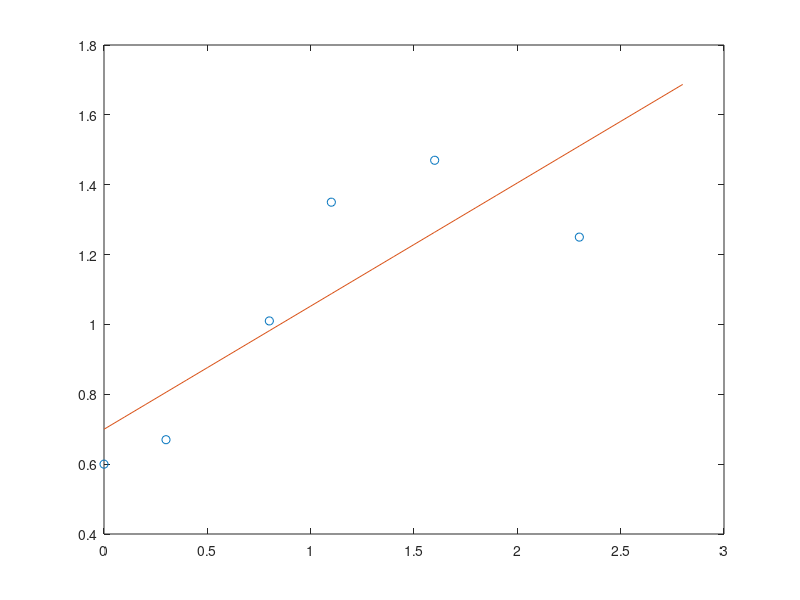

MATLAB code to generate this figure:
t = [0 0.3 0.8 1.1 1.6 2.3];
y = [0.6 0.67 1.01 1.35 1.47 1.25];
t2 = 0:0.1:2.8; 
p5= polyfit(t,y,1); 
y3 = polyval(p5,t2);
figure;
plot(t,y,'o',t2,y3);